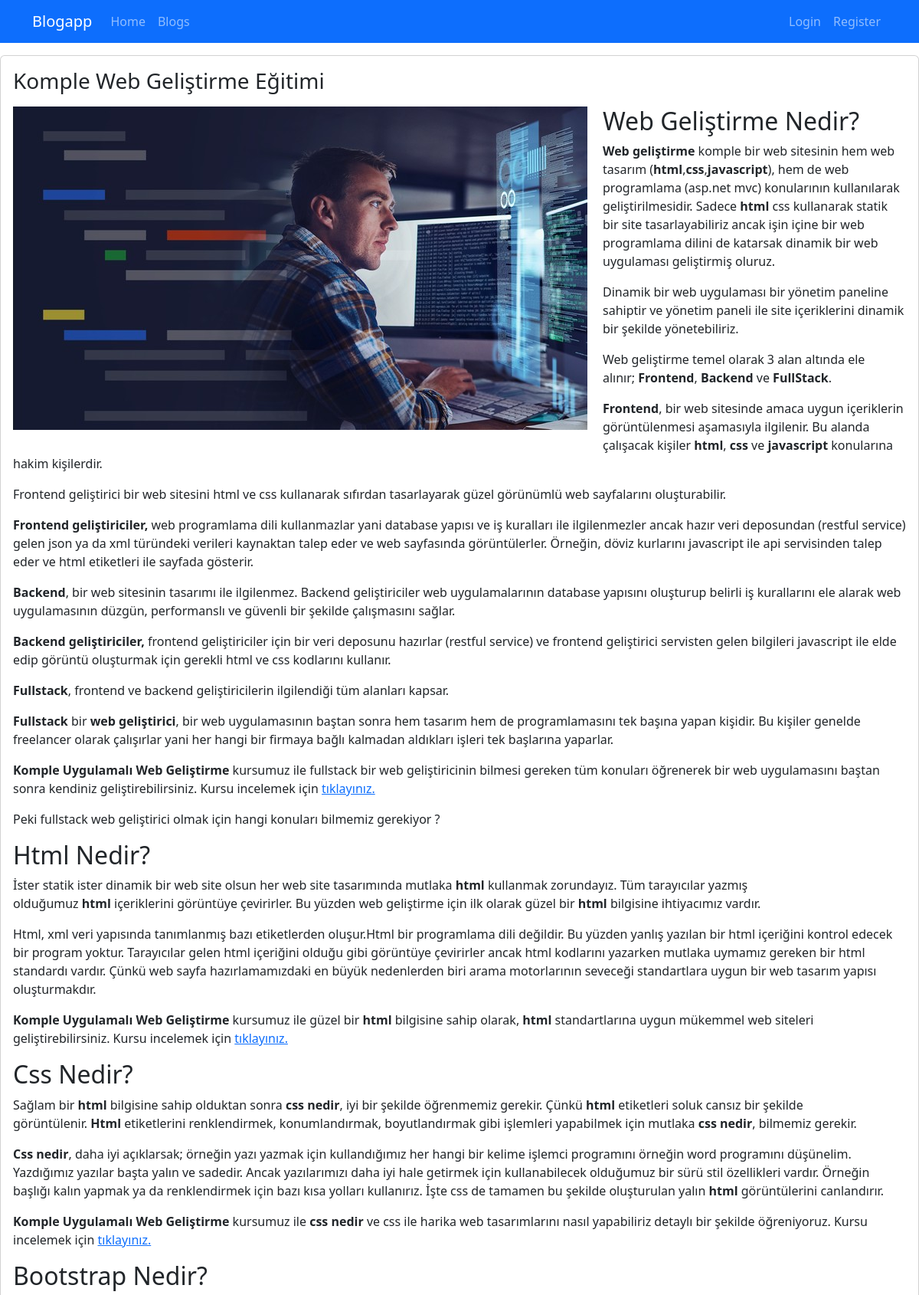
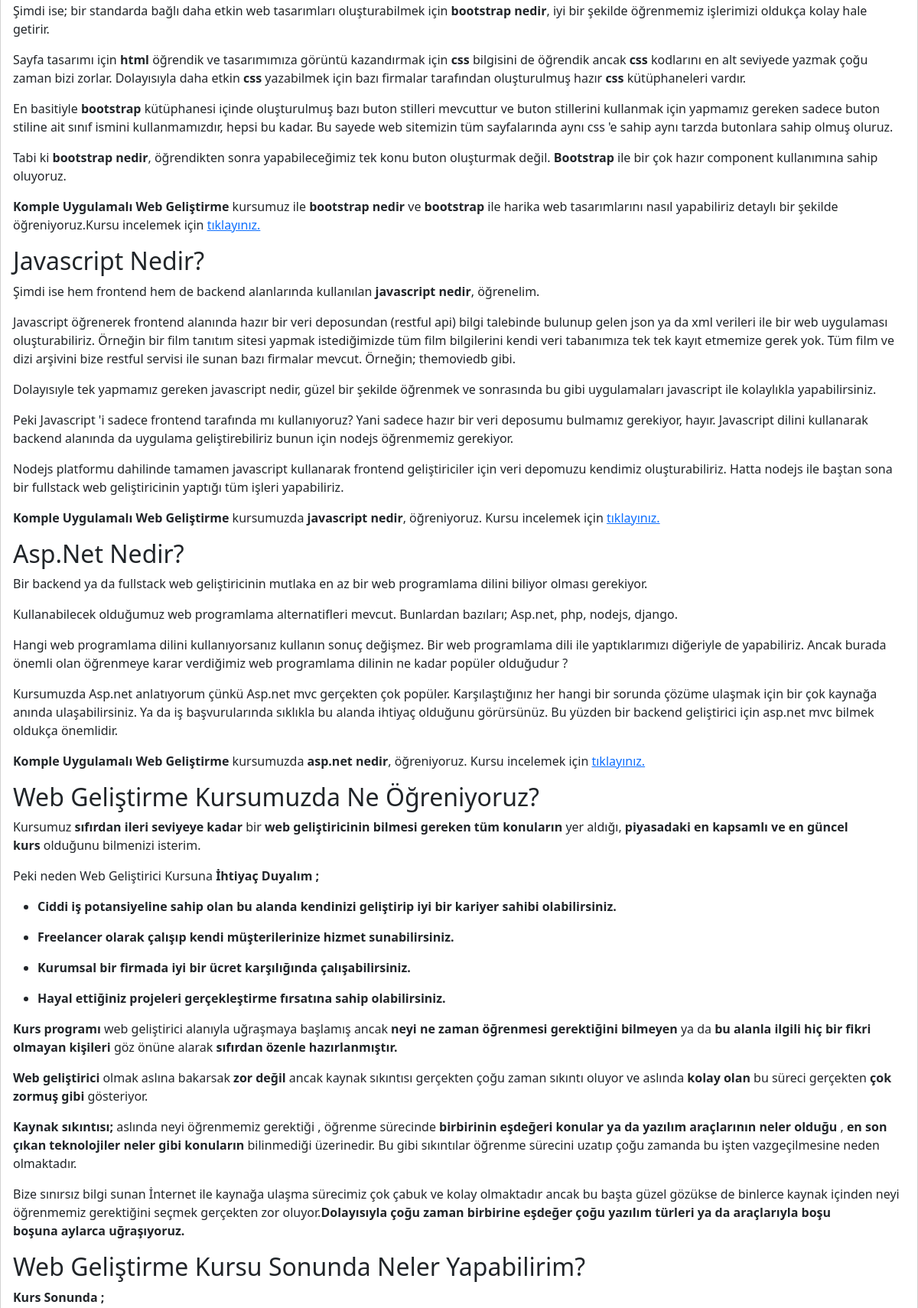
Page /blogs/komple-web-gelistirme-egitimi (upper part) on the committed database (2 pictures, top to bottom).
### blogapp/models.py (models this page shows, shortened)
class Blogapp(models.Model):
    title =models.CharField(max_length=200)
    image = models.ImageField(upload_to="blogs")
    description = RichTextField()
    is_active = models.BooleanField(default=False)
    is_home = models.BooleanField(default=False)
    slug = models.SlugField(null=False, blank=True, unique=True, db_index=True, editable=False)
    categories = models.ManyToManyField(Category, blank=True)

### blogapp/views.py (the view)
# urls.py: path("blogs/<slug:slug>",views.blog_details, name="blog_details"),
def blog_details(request, slug):
    blog = Blogapp.objects.get(slug=slug)
    return render(request, "blogapp/blog-details.html", {
        "blog":blog
    })

### blogapp/templates/blogapp/blog-details.html (shortened to what this page needs)
{% extends "base.html" %}
{% load static %}
{% block content %}
<div class="conteiner mt-3">
        <div class="row">
            <div class="col-12">
                <div class="card mb-3">
                   <div class="row">
                     <div class="col-md-12">
                        <div class="card-body">
                            <h1 class="card-title h3 mb-3">
                                {{ blog.title|title}}
                            </h1>
                            <img src="{{ blog.image.url }}" alt="" class="img-fluid" style="float:left; margin-right:20px;
                            margin-bottom: 20px;">
                            <p class="card-text">{{ blog.description|safe }}</p>
                         </div>
                    </div>
                   </div>
              </div>
         </div>
      </div>
</div>
{% endblock %}

### rows in the picture
Blogapp: title "Komple Web Geliştirme Eğitimi", image (picture), description "Web Geliştirme Nedir? Web geliştirme komple bir web sitesinin hem web tasarım ( html , css , javascript ), hem de web programlama (asp.net mvc) konularının kullanılarak geliştirilmesidir. Sadece html css kullanarak statik bir site tasarlayabiliriz ancak işin içine bir web programlama dilini de katarsak dinamik bir web uygulaması geliştirmiş oluruz. Dinamik bir web uygulaması bir yönetim paneline sahiptir ve yönetim paneli ile site içeriklerini dinamik bir şekilde yönetebiliriz. Web geliştirme temel olarak 3 alan altında ele alınır; Frontend , Backend ve FullStack . Frontend , bir web sitesinde amaca uygun içeriklerin görüntülenmesi aşamasıyla ilgilenir. Bu alanda çalışacak kişiler html ,…"
